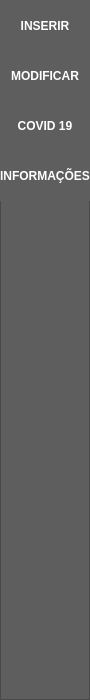
        <widget class="QFrame" name="left_menu">
         <property name="minimumSize">
          <size>
           <width>90</width>
           <height>700</height>
          </size>
         </property>
         <property name="maximumSize">
          <size>
           <width>70</width>
           <height>16777215</height>
          </size>
         </property>
         <property name="styleSheet">
          <string notr="true">background-color: rgb(94, 94, 94);</string>
         </property>
         <property name="frameShape">
          <enum>QFrame::StyledPanel</enum>
         </property>
         <property name="frameShadow">
          <enum>QFrame::Raised</enum>
         </property>
         <property name="lineWidth">
          <number>1</number>
         </property>
         <widget class="QPushButton" name="pushButtonInsert">
          <property name="geometry">
           <rect>
            <x>0</x>
            <y>0</y>
            <width>90</width>
            <height>51</height>
           </rect>
          </property>
          <property name="font">
           <font>
            <weight>75</weight>
            <bold>true</bold>
           </font>
          </property>
          <property name="styleSheet">
           <string notr="true">QPushButton {
	color: rgb(255, 255, 255);
	background-color: rgb(94, 94, 94);
	border: 0px solid;
}
QPushButton:hover {
	background-color: rgb(80,80,80);
	border-top-right-radius: 15px
}</string>
          </property>
          <property name="text">
           <string>INSERIR</string>
          </property>
         </widget>
         <widget class="QPushButton" name="pushButton_Search">
          <property name="geometry">
           <rect>
            <x>0</x>
            <y>50</y>
            <width>90</width>
            <height>51</height>
           </rect>
          </property>
          <property name="font">
           <font>
            <weight>75</weight>
            <bold>true</bold>
           </font>
          </property>
          <property name="styleSheet">
           <string notr="true">QPushButton {
	color: rgb(255, 255, 255);
	background-color: rgb(94, 94, 94);
	border: 0px solid;
}
QPushButton:hover {
	background-color: rgb(80,80,80);
}</string>
          </property>
          <property name="text">
           <string>MODIFICAR</string>
          </property>
         </widget>
         <widget class="QPushButton" name="pushButton_COVID">
          <property name="geometry">
           <rect>
            <x>0</x>
            <y>100</y>
            <width>90</width>
            <height>51</height>
           </rect>
          </property>
          <property name="font">
           <font>
            <weight>75</weight>
            <bold>true</bold>
           </font>
          </property>
          <property name="styleSheet">
           <string notr="true">QPushButton {
	color: rgb(255, 255, 255);
	background-color: rgb(94, 94, 94);
	border: 0px solid;
}
QPushButton:hover {
	background-color: rgb(80,80,80);
}</string>
          </property>
          <property name="text">
           <string>COVID 19</string>
          </property>
         </widget>
         <widget class="QPushButton" name="pushButton_Inf">
          <property name="geometry">
           <rect>
            <x>0</x>
            <y>150</y>
            <width>90</width>
            <height>51</height>
           </rect>
          </property>
          <property name="font">
           <font>
            <weight>75</weight>
            <bold>true</bold>
           </font>
          </property>
          <property name="styleSheet">
           <string notr="true">QPushButton {
	color: rgb(255, 255, 255);
	background-color: rgb(94, 94, 94);
	border: 0px solid;
}
QPushButton:hover {
	background-color: rgb(80,80,80);
}</string>
          </property>
          <property name="text">
           <string>INFORMAÇÕES</string>
          </property>
         </widget>
        </widget>
